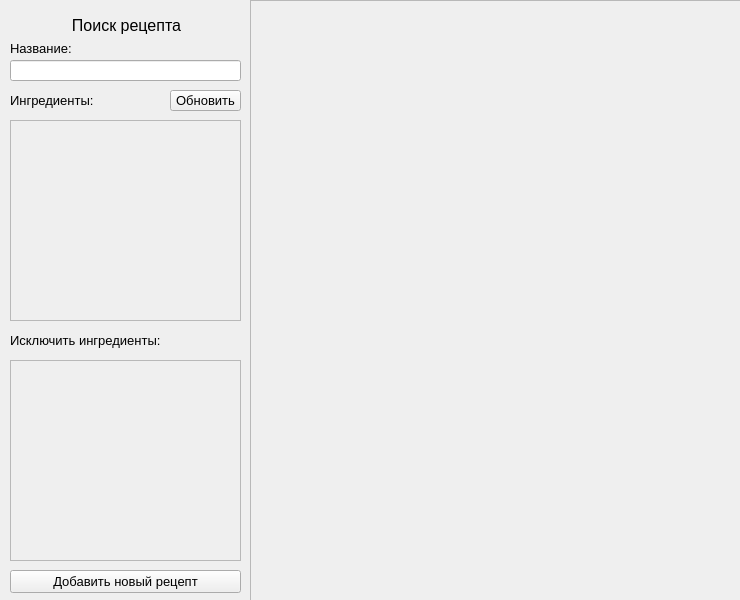
<?xml version="1.0" encoding="UTF-8"?>
<ui version="4.0">
 <class>MainWindow</class>
 <widget class="QMainWindow" name="MainWindow">
  <property name="geometry">
   <rect>
    <x>0</x>
    <y>0</y>
    <width>740</width>
    <height>600</height>
   </rect>
  </property>
  <property name="minimumSize">
   <size>
    <width>740</width>
    <height>600</height>
   </size>
  </property>
  <property name="maximumSize">
   <size>
    <width>740</width>
    <height>600</height>
   </size>
  </property>
  <property name="font">
   <font>
    <pointsize>10</pointsize>
   </font>
  </property>
  <property name="windowTitle">
   <string>Книга рецептов</string>
  </property>
  <widget class="QWidget" name="centralwidget">
   <widget class="QLabel" name="label">
    <property name="geometry">
     <rect>
      <x>16</x>
      <y>10</y>
      <width>221</width>
      <height>31</height>
     </rect>
    </property>
    <property name="font">
     <font>
      <pointsize>12</pointsize>
     </font>
    </property>
    <property name="text">
     <string>Поиск рецепта</string>
    </property>
    <property name="alignment">
     <set>Qt::AlignCenter</set>
    </property>
   </widget>
   <widget class="QLineEdit" name="inp_title">
    <property name="geometry">
     <rect>
      <x>10</x>
      <y>60</y>
      <width>231</width>
      <height>21</height>
     </rect>
    </property>
   </widget>
   <widget class="QLabel" name="label_2">
    <property name="geometry">
     <rect>
      <x>10</x>
      <y>40</y>
      <width>191</width>
      <height>16</height>
     </rect>
    </property>
    <property name="font">
     <font>
      <pointsize>10</pointsize>
     </font>
    </property>
    <property name="text">
     <string>Название:</string>
    </property>
   </widget>
   <widget class="QLabel" name="label_3">
    <property name="geometry">
     <rect>
      <x>10</x>
      <y>90</y>
      <width>101</width>
      <height>21</height>
     </rect>
    </property>
    <property name="text">
     <string>Ингредиенты:</string>
    </property>
   </widget>
   <widget class="QScrollArea" name="scrollArea_ingr">
    <property name="geometry">
     <rect>
      <x>10</x>
      <y>120</y>
      <width>231</width>
      <height>201</height>
     </rect>
    </property>
    <property name="verticalScrollBarPolicy">
     <enum>Qt::ScrollBarAsNeeded</enum>
    </property>
    <property name="horizontalScrollBarPolicy">
     <enum>Qt::ScrollBarAsNeeded</enum>
    </property>
    <property name="widgetResizable">
     <bool>true</bool>
    </property>
    <widget class="QWidget" name="list_ingr_">
     <property name="geometry">
      <rect>
       <x>0</x>
       <y>0</y>
       <width>229</width>
       <height>199</height>
      </rect>
     </property>
     <layout class="QVBoxLayout" name="verticalLayout_2">
      <item>
       <layout class="QVBoxLayout" name="list_ingr"/>
      </item>
     </layout>
    </widget>
   </widget>
   <widget class="QLabel" name="label_4">
    <property name="geometry">
     <rect>
      <x>10</x>
      <y>330</y>
      <width>231</width>
      <height>21</height>
     </rect>
    </property>
    <property name="text">
     <string>Исключить ингредиенты:</string>
    </property>
   </widget>
   <widget class="QScrollArea" name="scrollArea_ingr_exc">
    <property name="geometry">
     <rect>
      <x>10</x>
      <y>360</y>
      <width>231</width>
      <height>201</height>
     </rect>
    </property>
    <property name="widgetResizable">
     <bool>true</bool>
    </property>
    <widget class="QWidget" name="list_ingr_exc_">
     <property name="geometry">
      <rect>
       <x>0</x>
       <y>0</y>
       <width>229</width>
       <height>199</height>
      </rect>
     </property>
     <layout class="QVBoxLayout" name="verticalLayout_3">
      <item>
       <layout class="QVBoxLayout" name="list_ingr_exc"/>
      </item>
     </layout>
    </widget>
   </widget>
   <widget class="QScrollArea" name="scrollArea_results">
    <property name="geometry">
     <rect>
      <x>250</x>
      <y>0</y>
      <width>491</width>
      <height>601</height>
     </rect>
    </property>
    <property name="widgetResizable">
     <bool>true</bool>
    </property>
    <widget class="QWidget" name="widget_results">
     <property name="geometry">
      <rect>
       <x>0</x>
       <y>0</y>
       <width>489</width>
       <height>599</height>
      </rect>
     </property>
     <layout class="QVBoxLayout" name="verticalLayout">
      <item>
       <layout class="QVBoxLayout" name="list_results">
        <property name="sizeConstraint">
         <enum>QLayout::SetDefaultConstraint</enum>
        </property>
       </layout>
      </item>
     </layout>
    </widget>
   </widget>
   <widget class="QPushButton" name="btn_addRecipe">
    <property name="geometry">
     <rect>
      <x>10</x>
      <y>570</y>
      <width>231</width>
      <height>23</height>
     </rect>
    </property>
    <property name="text">
     <string>Добавить новый рецепт</string>
    </property>
   </widget>
   <widget class="QPushButton" name="btn_update">
    <property name="geometry">
     <rect>
      <x>170</x>
      <y>90</y>
      <width>71</width>
      <height>21</height>
     </rect>
    </property>
    <property name="text">
     <string>Обновить</string>
    </property>
   </widget>
  </widget>
 </widget>
 <resources/>
 <connections/>
</ui>
